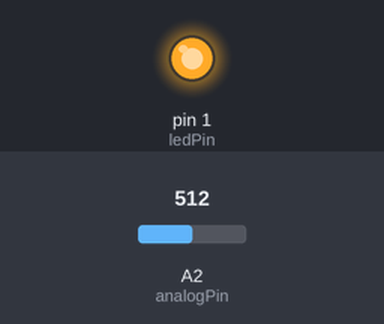
A sketch run on a simulated Arduino Uno, built with avr-gcc and run on an emulated ATmega328P. Shown: output pins drawn as LEDs (lit = HIGH). The test bench sets the inputs (shaded band); at power-on: A2 (analogPin) = 512.

Above: at 1.2 s.
1.3 s: A2 (analogPin) set to 499
At 2.5 s:
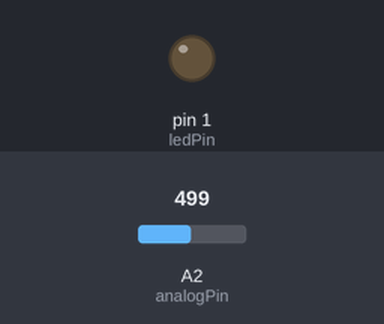
2.8 s: A2 (analogPin) set to 716
At 3.7 s:
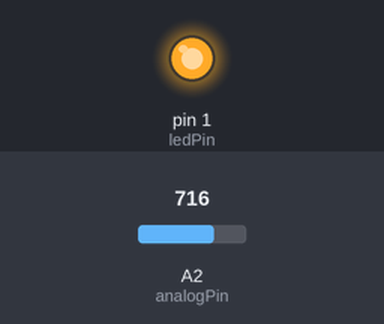
4.3 s: A2 (analogPin) set to 511
At 4.8 s:
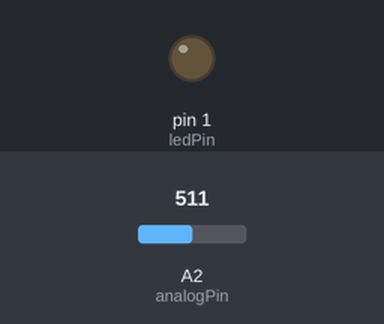
Timing chart, 0 to 7.3 s (numbered marks = the images above; inputs shaded):
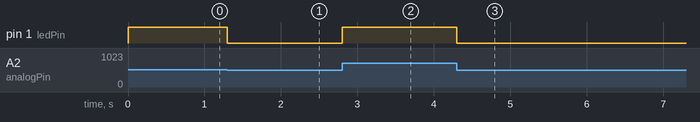

Measured:
- the behaviour switches between 512 and 511 on A2 (analogPin) (found by bisection; images 0 and 1)
- after the input at 1.3 s, pin 1 (ledPin): HIGH → LOW at once
- after the input at 2.8 s, pin 1 (ledPin): LOW → HIGH at once
- after the input at 4.3 s, pin 1 (ledPin): HIGH → LOW at once

The sketch:

3_PWM-anuduino.ino
```cpp
//@Author_Nivedita Tigadi.
//
int ledPin = 1;      // LED connected to port 1
int analogPin = 2;   // potentiometer connected to adc 2
int val = 0;         // variable to store the read value
int aref = 0;

void setup()
{
  pinMode(ledPin, OUTPUT);   // sets the pin as output
}

void loop()
{
  val = analogRead(analogPin);   // read the input pin

  analogWrite(ledPin,val/4);
}
```
